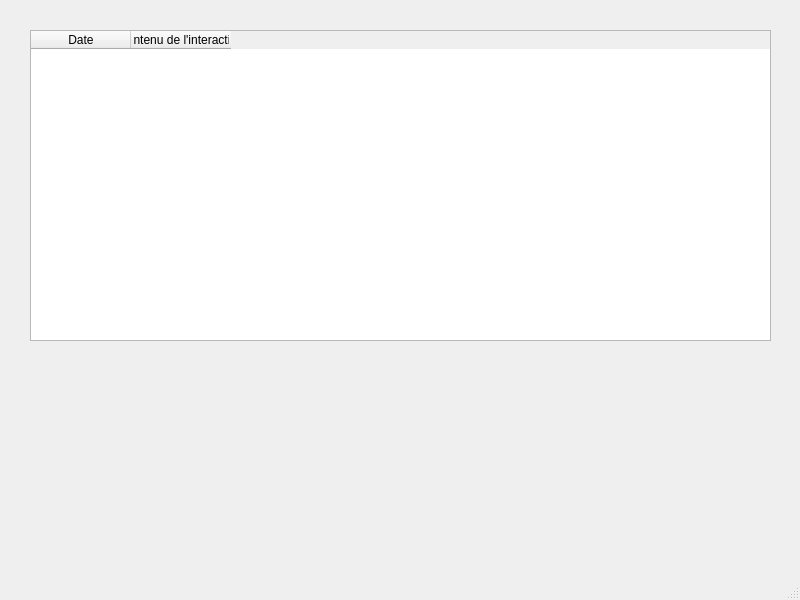
<?xml version="1.0" encoding="UTF-8"?>
<ui version="4.0">
 <class>ListInteraction</class>
 <widget class="QMainWindow" name="ListInteraction">
  <property name="geometry">
   <rect>
    <x>0</x>
    <y>0</y>
    <width>800</width>
    <height>600</height>
   </rect>
  </property>
  <property name="windowTitle">
   <string>Liste des intéractions</string>
  </property>
  <widget class="QWidget" name="centralwidget">
   <widget class="QTableWidget" name="tableWidget">
    <property name="geometry">
     <rect>
      <x>30</x>
      <y>30</y>
      <width>741</width>
      <height>311</height>
     </rect>
    </property>
    <column>
     <property name="text">
      <string>Date</string>
     </property>
    </column>
    <column>
     <property name="text">
      <string>Contenu de l'interaction</string>
     </property>
    </column>
   </widget>
  </widget>
  <widget class="QMenuBar" name="menubar">
   <property name="geometry">
    <rect>
     <x>0</x>
     <y>0</y>
     <width>800</width>
     <height>22</height>
    </rect>
   </property>
  </widget>
  <widget class="QStatusBar" name="statusbar"/>
 </widget>
 <resources/>
 <connections/>
</ui>
